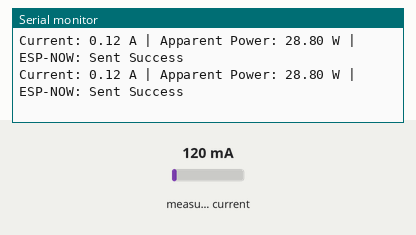
This sketch was run on a simulated ESP32. Parts: the last lines printed to the serial monitor. The test bench sets the inputs (shaded band); at power-on: measured current 120 mA.

Above: at 2.1 s.
2.2 s: measured current set to 40 mA
At 3.1 s:
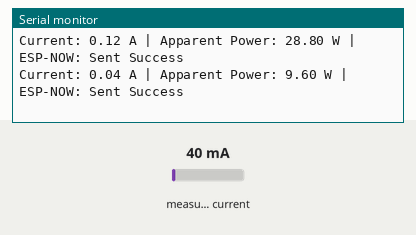
3.8 s: measured current set to 500 mA
At 3.8 s:
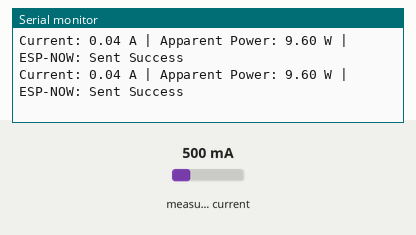
Timing chart, 0 to 6.8 s (numbered marks = the images above; inputs shaded):
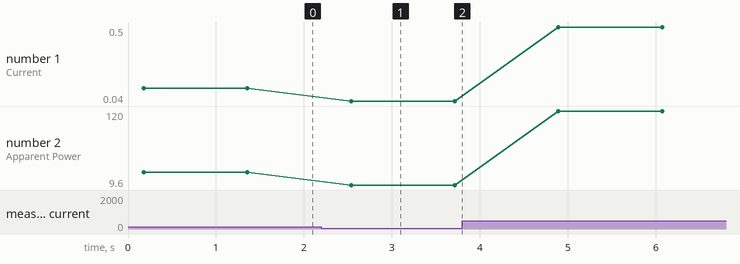

Measured:
- after the input at 2.2 s, the serial monitor: prints a new line after 0.34 s (image 1)
- plotted number 1: 0.12 → 0.04 after the input at 2.2 s, 0.04 → 0.5 after the input at 3.8 s
- plotted number 2: 28.8 → 9.6 after the input at 2.2 s, 9.6 → 120 after the input at 3.8 s

The sketch:

espsender_ver_1.0.0.ino
```cpp
#include <esp_now.h>
#include <WiFi.h>
#include "EmonLib.h"

// Create an instance
EnergyMonitor emon1;

// Calibration factor: For SCT-013-000
double calibration = 5.0;

// REPLACE WITH YOUR RECEIVER'S MAC ADDRESS
uint8_t receiverAddress[] = {0xA4, 0xF0, 0x0F, 0x77, 0xED, 0x98};

// Structure to hold the sensor data being sent
// We will send both Current and Power
typedef struct struct_message {
  float current_A;
  float power_W;
} struct_message;

struct_message myData;
esp_now_peer_info_t peerInfo;

void setup() {
  Serial.begin(115200);

  // Set ESP32 as a Wi-Fi Station for ESP-NOW
  WiFi.mode(WIFI_STA);

  // Initialize EmonLib: input pin (D34), calibration factor
  emon1.current(34, calibration);

  // Initialize ESP-NOW
  if (esp_now_init() != ESP_OK) {
    Serial.println("Error initializing ESP-NOW");
    return;
  }

  // Register the Receiver as a peer
  memcpy(peerInfo.peer_addr, receiverAddress, 6);
  peerInfo.channel = 0;
  peerInfo.encrypt = false;

  if (esp_now_add_peer(&peerInfo) != ESP_OK){
    Serial.println("Failed to add peer");
    return;
  }
}

void main_loop() {
  // Calculate Irms (number of samples)
  double Irms = emon1.calcIrms(1480);
  double apparentPower = Irms * 240.0; // Assuming 240V for Malaysia

  // Pack the data into the structure to send
  myData.current_A = Irms;
  myData.power_W = apparentPower;

  // Send the data via ESP-NOW
  esp_err_t result = esp_now_send(receiverAddress, (uint8_t *) &myData, sizeof(myData));

  // Print to Serial Monitor
  Serial.print("Current: ");
  Serial.print(Irms);
  Serial.print(" A | Apparent Power: ");
  Serial.print(apparentPower);
  Serial.print(" W | ESP-NOW: ");

  // Check if delivery was successful
  if (result == ESP_OK) {
    Serial.println("Sent Success");
  } else {
    Serial.println("Sent Failed");
  }

  delay(1000);
}

void loop() {
  main_loop();
}
```
